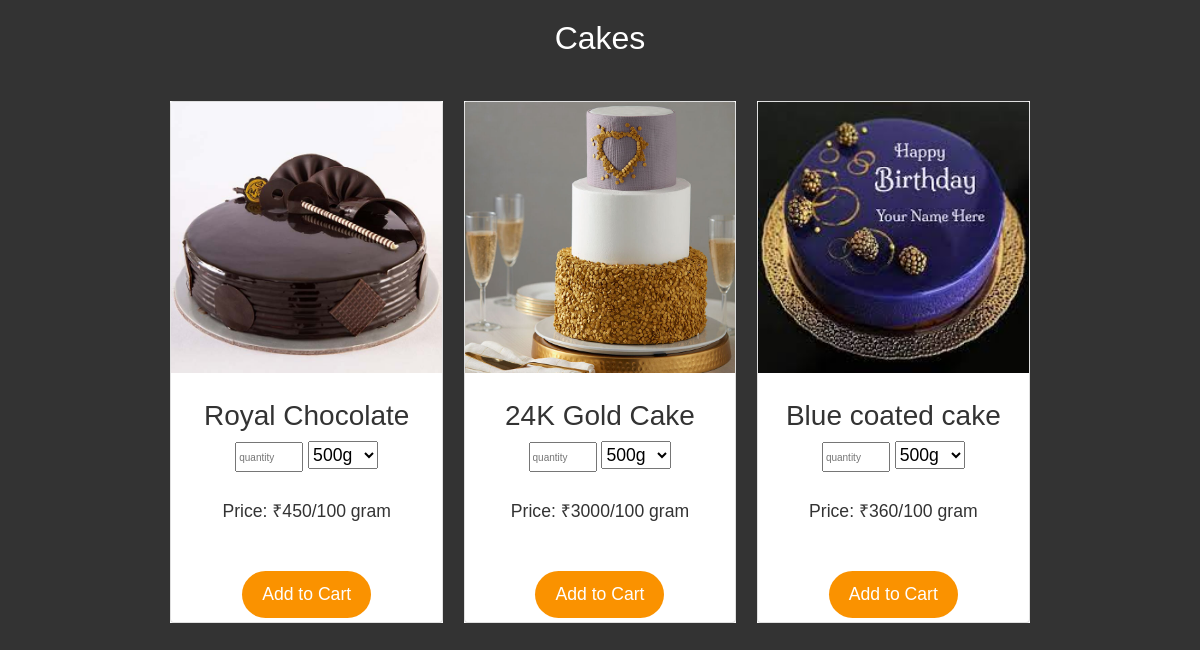
Before: /product1.php (lower part) with the older database file.
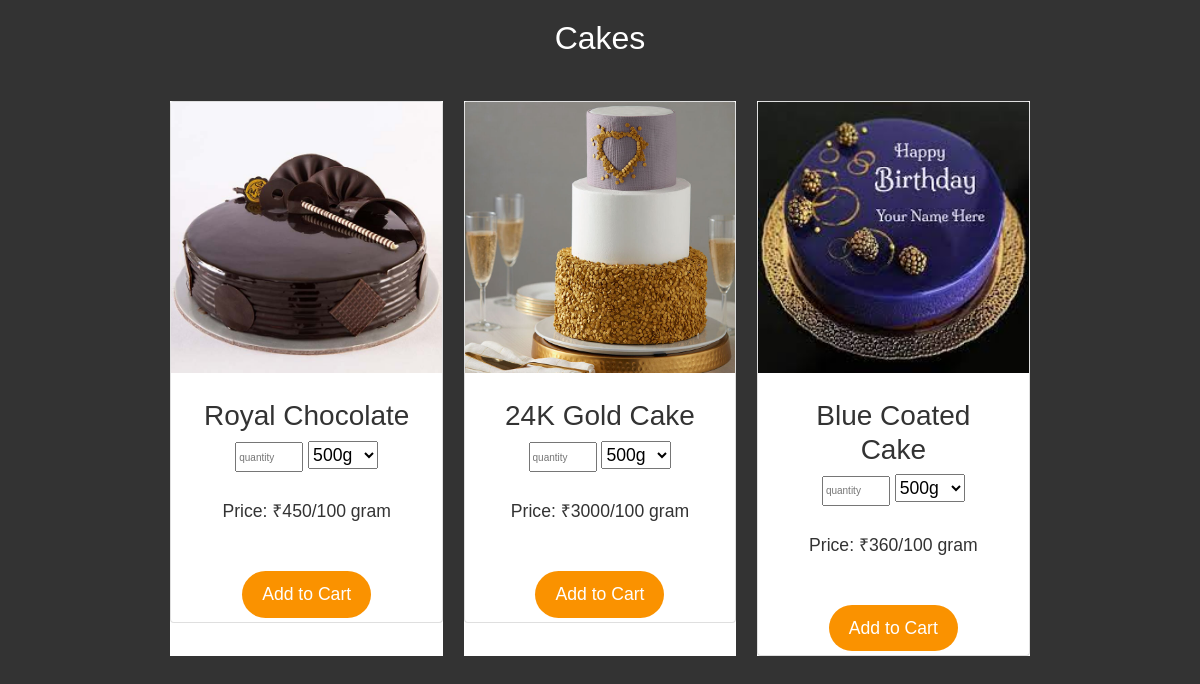
After: the same page with the newer database file.
### tables this page shows
CREATE TABLE `tblproduct` (
  `p_id` int(10) NOT NULL,
  `p_name` varchar(100) NOT NULL,
  `category` varchar(100) NOT NULL,
  `p_image` varchar(256) NOT NULL,
  `p_price` int(100) NOT NULL,
  `p_status` varchar(100) NOT NULL,
  `delete_flag` int(100) NOT NULL,
  `date` datetime NOT NULL
);

### product1.php (the view, shortened to what this page needs)
<!doctype html>
<html lang="en">
<head>
  <link href="https://cdn.jsdelivr.net/npm/bootstrap@5.1.3/dist/css/bootstrap.min.css" rel="stylesheet">
</head>
<body>
<section id="section-a" class="grid">
          </section>
          <h2> Cakes </h2>
<section id="section-a" class="grid">
  <ul>
        <?php
          include 'dbcon.php';
          $query = "select * from tblproduct where category='Cakes' ";
          $result= mysqli_query($conn, $query);
          while($row = mysqli_fetch_assoc($result)):
        ?>
            <li>
                <div class="card">
                <img src="<?php echo $row['p_image']; ?>" style="float: right; width: 400; height: 200;">
                  <div class="card-content">
                    <h3 class="card-title"> <?php echo $row['p_name']; ?></h3>
                    <form method="post">
                        <input type="text" size="8" placeholder="quantity" style="height: 30px; font-size: 10px;">
                        <select name="weight" style="width: 70px; height: 28px;">
                        <option value="500g">500g</option>
              </select>
                  </form>
                  <br>
                    <p> Price: ₹<?php echo $row['p_price']; ?>/100 gram </p>
                  </div>
                  <a href="login.php"><input type="button" value="Add to Cart"></a>
                </div>
              </li>
        <?php endwhile; ?>
          </ul>
          </section>
</body>
</html>

Changed rows visible on the page:
changed tblproduct: p_name "Blue coated cake" → "Blue Coated Cake"
